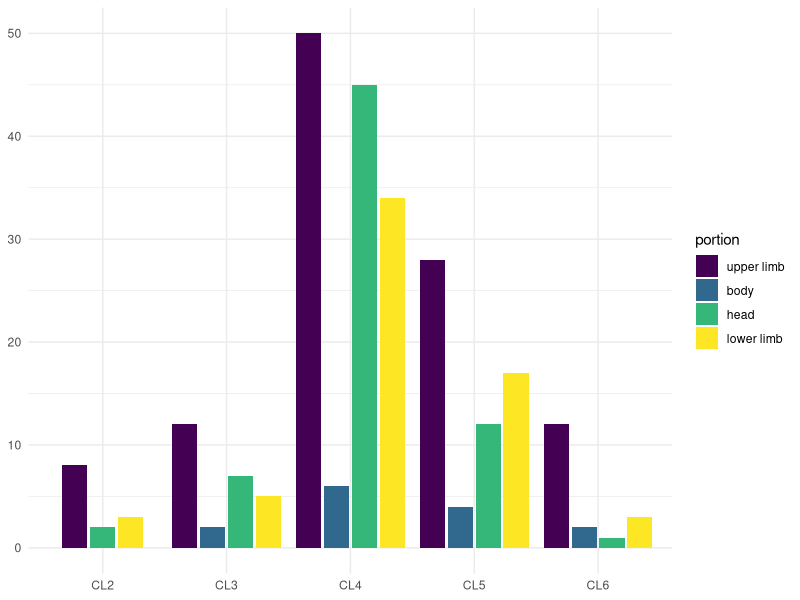
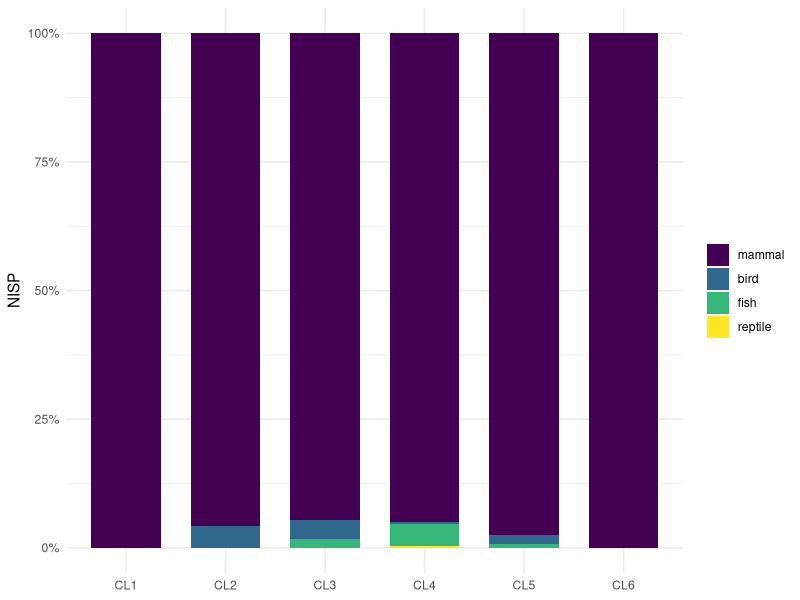
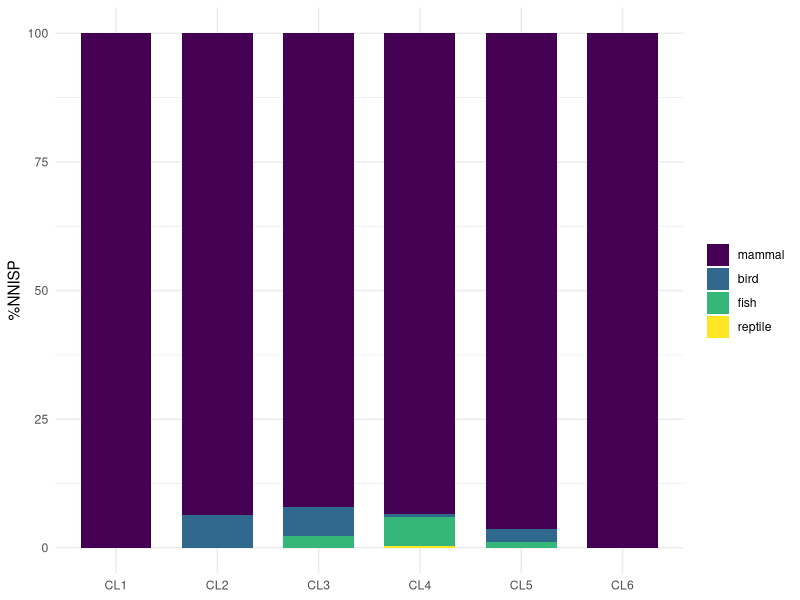
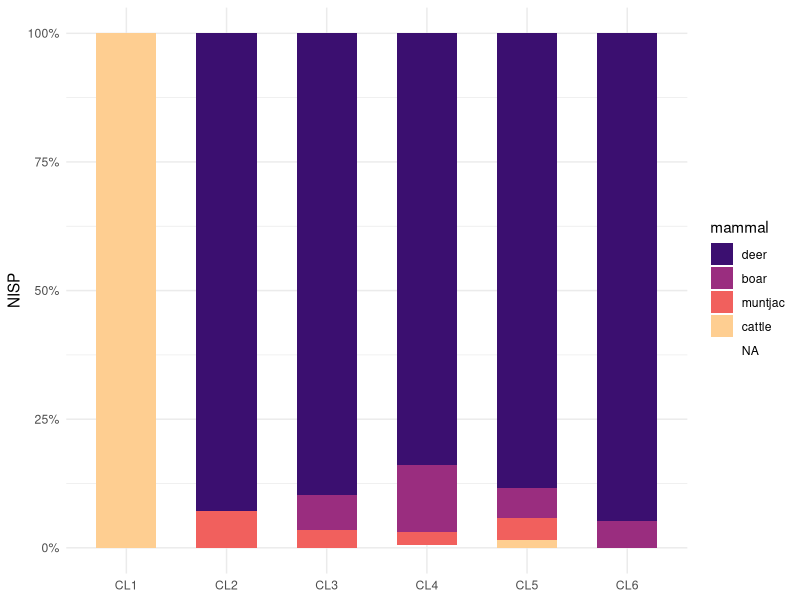
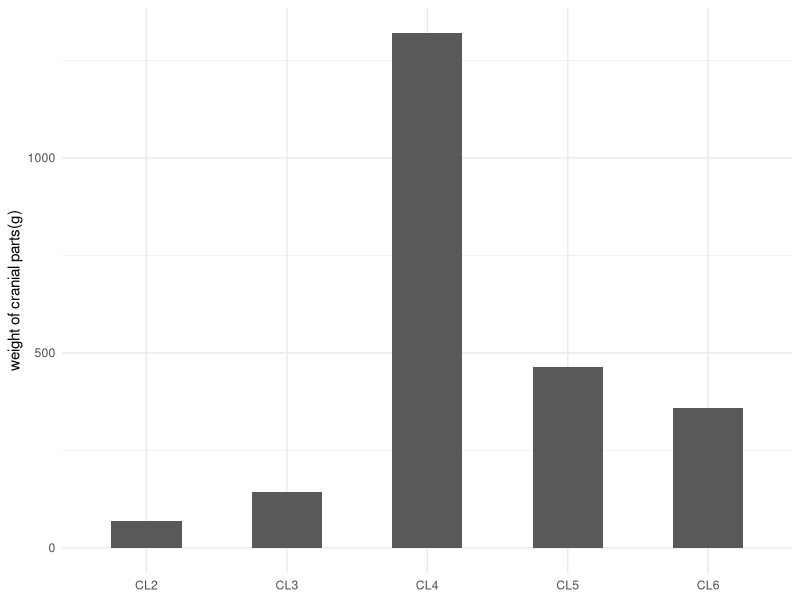

Reproduce these figures in R, in order. (Note: this script raises an error after producing the figures.)
library(tidyverse)
# read data
kwl_fauna <- readxl::read_excel(here::here("analysis","data","raw_data","KWL_faunal_P.xlsx"), sheet = 1,
                                col_types = "text")

kwl_fauna_HM <- readxl::read_excel(here::here("analysis","data","raw_data","KWL_faunal_HM.xlsx"), sheet = 1,
                                   col_types = "text")

kwl_fauna_broken <- readxl::read_excel(here::here("analysis","data","raw_data","broken_fauna.xlsx"), sheet = 1,
                                   col_types = "text")

sample_p <- readr::read_csv(here::here("analysis", "data", "raw_data", "kwl-list-of-sampling-squares.csv"))

kwl_chro_6 <- readxl::read_excel(here::here("analysis", "data", "raw_data", "KWL_chronology.xlsx"), sheet = 5)

# tidy chronological data
kwl_chro_tidy_6 <-
  kwl_chro_6 %>%
  mutate(area = str_sub(Pit, 5, 7), Pit = str_sub(Pit, 1, 4)) %>%
  mutate(area = ifelse(area == "", "ABCD", area)) %>%
  mutate(area = sapply(strsplit(area, ""), paste, collapse= ",")) %>%
  separate_rows(area) %>%
  pivot_longer(cols = starts_with("L"), names_to = "layer", values_to = "period") %>%
  mutate(layer = str_sub(layer, 2, 3)) %>%
  mutate(layer = ifelse(nchar(layer) == 1, paste0("0", layer), layer))

# combine faunal data of cultural layers and temporal sequences
fauna_sam <-
  kwl_fauna %>%
  mutate(Pit = paste(context, pit, sep = "")) %>%
  filter(Pit %in% sample_p$the_sq) %>%
  filter(componant == "上文化層" &!layer == "00") %>% #remove sc
  #filter(!str_detect(`總報告類別`, "[[:punct:]]+|[0-9]+")) %>%
  mutate(area = ifelse(is.na(area), "C", area)) %>% # assign an area to the blanks, which won't change the results
  left_join(kwl_chro_tidy_6, by = c("Pit" = "Pit", "layer" = "layer", "area" = "area"))

# combine faunal data of middens and temporal sequences
fauna_H_sam <-
  kwl_fauna_HM %>%
  select(-`空間號`, -`層   位`) %>%
  mutate(Pit = paste("P", pit, sep = "")) %>%
  filter(Pit %in% sample_p$the_sq) %>%
  filter(componant == "上文化層") %>%
  left_join(kwl_chro_tidy_6, by = c("Pit" = "Pit", "layer" = "layer", "area" = "area"))

# combine and tidy data from midden and cultural layers
fauna_combined_context <-
  rbind(fauna_sam, fauna_H_sam) %>% # combine the two datasets
  mutate(`重量(g)` = as.numeric(`重量(g)`)) %>%
  mutate(`種屬/屬類` = ifelse(is.na(`種屬/屬類`), "none", `種屬/屬類`)) %>%
  mutate(period = factor(period, levels = c("CL1","CL2","CL3","CL4","CL5","CL6"), order = T)) %>%
  mutate(category = case_when(str_detect(animal, "deer") ~ "deer",
                              str_detect(animal, "fish") ~ "fish",
                              str_detect(animal, "cattle")|str_detect(animal, "buffalo")~ "cattle",
                              animal == "aves" ~ "bird", TRUE ~ animal)) %>%
  mutate(class = case_when(str_detect(taxa, "muntjac")|str_detect(taxa, "ammal")|
                           str_detect(taxa, "erv")|str_detect(taxa, "Sus")|
                           str_detect(taxa, "Rattus")|str_detect(taxa, "Rusa")|
                           str_detect(taxa, "Bos")|str_detect(taxa, "Bubalus")~ "mammal",
                           str_detect(category, "fish") ~ "fish",
                           str_detect(category, "bird") ~ "bird", TRUE ~ "reptile")) %>%
  mutate(`部位/左右` = case_when(`部位/左右` == "Ｌ" ~ "L", `部位/左右` == "Ｒ" ~ "R", TRUE ~ `部位/左右`)) %>%
  mutate(category = fct_relevel(category, "deer","boar","muntjac","cattle","rat","bird","fish","turtle")) %>%
  mutate(cutmarks = case_when(str_detect(`人為痕跡`, "切")|str_detect(`人為痕跡`, "削")|
                              str_detect(`人為痕跡`, "砍")~ "yes", TRUE ~ "no")) %>%
  mutate(burn = case_when(str_detect(`人為痕跡`, "火")|str_detect(`人為痕跡`, "燒")~ "yes", TRUE ~ "no")) %>%
  filter(is.na(refitted)) %>% # for NISP
  filter(!`部位/名稱` %in% c("角","犄角","角?")) %>%  #not associated with diet
  filter(!`部位/名稱`== "角基部"|!is.na(`部位/左右`)) # associated with cranial parts

# taxa counts
fauna_combined_taxa <-
  fauna_combined_context %>% count(taxa) %>%
  mutate(percentage = n/sum(n))

# calculate MNI
fauna_combined_MNI <-
  fauna_combined_context %>%
  filter(!is.na(`部位/左右`)) %>%
  count(`部位/左右`, category, `部位/名稱`)

################### ubiquity ###################
# calculate the number of units for each cultural layers
kwl_unit_per_period <-
  kwl_chro_6 %>%
  mutate(all = pmap_chr(select(., -Pit, -Grid), ~toString(unique(na.omit(c(...)))))) %>%  # unite and remove duplicates
  mutate(unit = str_extract(Pit, "[A-Z]+[0-9]{3}")) %>%
  distinct(unit, .keep_all = TRUE) %>%
  mutate(CL1 = ifelse(str_detect(all, "CL1"), unit, NA)) %>%
  mutate(CL2 = ifelse(str_detect(all, "CL2"), unit, NA)) %>%
  mutate(CL3 = ifelse(str_detect(all, "CL3"), unit, NA)) %>%
  mutate(CL4 = ifelse(str_detect(all, "CL4"), unit, NA)) %>%
  mutate(CL5 = ifelse(str_detect(all, "CL5"), unit, NA)) %>%
  mutate(CL6 = ifelse(str_detect(all, "CL6"), unit, NA))

# count the units by cultural layers for later join
unit_by_period <-
  data.frame(unit_count = colSums(!is.na(kwl_unit_per_period))) %>%
  slice_tail(n = 6) %>%
  tibble::rownames_to_column("period")

# ubiquity of taxa over the 40 units by temporal sequences
fauna_ubiquity <-
  fauna_combined_context %>%
  select(Pit, layer, category, `重量(g)`, period, taxa) %>%
  count(period, Pit, category) %>%
  count(period, category) %>%
  drop_na(period, category) %>%
  left_join(unit_by_period) %>% # join the unit counts for each period
  mutate(ubiquity = paste(round(n/unit_count *100, 2), "%")) %>%
  select(-n, -unit_count) %>%
  pivot_wider(names_from = period, values_from = ubiquity) %>%
  arrange(category)

################### Taxonomic abundance ###################
# barplot I: classes of vertebrates by period (NISP)
verte_class_barplot <-
  fauna_combined_context %>%
  drop_na(period, class) %>%
  group_by(period) %>%
  mutate(class = factor(class, levels = c("mammal", "bird", "fish", "reptile"), ordered = TRUE)) %>%
  ggplot(aes(x = period, fill = class))+
  geom_bar(position = "fill", width = 0.7) + #position_dodge2(preserve = "single")
  labs(y = "NISP", x = NULL) +
  scale_y_continuous(labels = scales::percent) +
  theme_minimal() +
  theme(legend.title=element_blank())

# barplot II: classes of vertebrates by period (normed NISP across classes)
verte_class_barplot_normed <-
  fauna_combined_context %>%
  count(period, class) %>% #class
  drop_na(period, class) %>%
  mutate(NNISP = case_when(str_detect(class, "mammal") ~ n/205,
                           str_detect(class, "bird") ~ n/130,
                           str_detect(class, "fish") ~ n/150,
                           str_detect(class, "reptile") ~ n/200)) %>%
  mutate(class = factor(class, levels = c("mammal", "bird", "fish", "reptile"), ordered = TRUE)) %>%
  group_by(period) %>%
  summarise(total_per_period = sum(NNISP), across()) %>%
  mutate(`%NNISP` = (NNISP/total_per_period)*100) %>%
  ggplot(aes(x = period, y = `%NNISP`))+
  geom_bar(stat = "identity", aes(fill = class), width = 0.7) +
  labs(y = "%NNISP", x = NULL) +
  theme_minimal() +
  theme(legend.title=element_blank())

# barplot III: relative abundance of mammals by period
library(viridis)
verte_mammal_barplot <-
  fauna_combined_context %>%
  filter(class == "mammal" &!category == "rat") %>%
  drop_na(period, category) %>% # remove category to get absolute abundance
  mutate(category = factor(category, levels = c("deer", "boar", "muntjac", "cattle"), ordered = TRUE)) %>%
  ggplot(aes(x = period, fill = category))+
  geom_bar(position = "fill", width = 0.6) +
  labs(y = "NISP", x = NULL) +
  scale_y_continuous(labels = scales::percent) +
  theme_minimal() +
  scale_fill_viridis_d(option="magma", begin = 0.2, end = 0.9,) +
  guides(fill= guide_legend(title="mammal"))

#ggsave(here::here("analysis", "figures", ".png"), h = 3, w =5, units = "in")

################### Skeletal part ###################
fauna_deer_only <-
  fauna_combined_context %>%
  filter(category %in% c("deer") & !is.na(period))

deer_elements <-
  fauna_deer_only %>%
  filter(!is.na(`部位/名稱`)) %>%
  count(`部位/名稱`) #distinct

fauna_deer_portion <-
  fauna_deer_only %>%
  mutate(portion = case_when(
    `部位/名稱` %in% c("胸椎","腰椎","頸椎","第二頸椎","脊椎","肋骨","薦骨","胸骨") ~ "mid-meaty\n(body)",
    `部位/名稱` %in% c("肩胛骨","肱骨","尺骨","橈骨","脛骨","髖骨","股骨","肱或股骨","上肢骨") ~ "meaty\n(upper limb)",
    `部位/名稱` %in% c("掌骨","掌骨或蹠骨","蹠骨","跗骨","趾骨","腕骨","跟骨","astragalus","第1趾骨","第2趾骨","第3趾骨") ~ "non-meaty\n(lower limb)",
    `部位/名稱` %in% c("上顎骨","上顎及齒","上顎齒","下顎及齒","下顎骨","下顎齒","臼齒","枕骨","頭骨",
                       "顱骨","齒","角基部") ~ "non-meaty\n(cranial parts)"))

weight_head <-
fauna_deer_portion %>%
  mutate(`重量(g)` = as.numeric(`重量(g)`)) %>%
  filter(portion == "non-meaty\n(cranial parts)") %>%
  group_by(period) %>%
  summarise(weight = sum(`重量(g)`, na.rm = T)) %>%
  filter(!is.na(period)) %>%
  ggplot(aes(x= period, y=weight,  width=0.5)) +
  geom_bar(stat="identity")+
  labs(x= NULL, y= "weight of cranial parts(g)") +
  theme_minimal()

deer_portion_plot <-
  fauna_deer_portion %>%
  select(period, portion, animal) %>%
  drop_na() %>%
  count(period, portion) %>%
  mutate(period = factor(period, levels = c("CL1","CL2","CL3","CL4","CL5","CL6"))) %>% #ordered = TRUE
  ggplot(aes(period, n, fill = portion)) + #fill = portion
  geom_bar(stat = "identity",
           position = position_dodge2(preserve = "single"), widtg = 0.6) + #stat = "identity", position = "fill"
  #facet_wrap(~taxa) +
  labs(x = NULL, y = NULL) +
  guides(fill= guide_legend(title="portion"))+
  scale_fill_viridis_d(labels=c('upper limb', 'body', 'head','lower limb'))+
  #scale_fill_discrete(breaks=c("body\n(mid-meaty)", "upper limb\n(meaty)", "lower limb\n(meaty)","cranial elements(none-meaty)")) +
  theme_minimal()

#ggsave(here::here("analysis", "figures", "talk-fauna-2.png"), h = 4, w =4, units = "in")

library(cowplot)
plot_grid(fauna_mammal_barplot, deer_portion_plot,
          labels = c('A', 'B'), rel_widths = c(1.3, 1), label_size = 12)

#ggsave(here::here("analysis", "figures", "talk-fauna.png"), h = 4, w =9, units = "in")

################### fragmentation #######################
# calculate MNE
deer_MNE <-
  fauna_deer_only  %>%
  filter(!is.na(`部位/左右`)&is.na(overlap)) %>% #remove overlapped fragments
  count(period,`部位/左右`,`部位/名稱`,`部位/位置`) %>%
  group_by(period) %>%
  summarise(MNE = sum(n), across())

deer_NISP <-
  fauna_deer_only %>%
  count(period) %>%
  rename(NISP = n)

frag_index <-
  left_join(deer_MNE, deer_NISP) %>%
  mutate(index = MNE/NISP)

# broken bones(all taxa)
fauna_broken <-
  kwl_fauna_broken %>%
  mutate(Pit = paste(context,pit, sep = "")) %>%
  filter(Pit %in% sample_p$the_sq) %>%
  filter(!layer == "00") %>% #remove sc
  mutate(area = ifelse(is.na(section), "A", section)) %>%
  mutate(`重量(g)` = as.numeric(`重量(g)`)) %>%
  left_join(kwl_chro_tidy_6) %>%
         #   by = c("Pit" = "Pit", "layer" = "layer", "area" = "area")) %>%
  group_by(period) %>%
  summarise(weight = sum(`重量(g)`)) %>%
  filter(!is.na(period))

fauna_broken_plot <-
  fauna_broken %>%
  mutate(period = factor(period, levels = c("CL1","CL2","CL3","CL4","CL5","CL6"), order = T)) %>%
  ggplot(aes(x= period, y=weight,  width=0.5)) +
  geom_bar(stat="identity")+
  labs(x= NULL, y = "weight(g)") +
  #scale_y_continuous(breaks = seq(0, 90, by = 10)) +
  theme_minimal()

#ggsave(here::here("analysis", "figures", "talk-fauna-6.png"), h = 2, w =4, units = "in")

################### Cutmarks ###################
# count cutmarks throughout all taxa
fauna_total_cut <-
  fauna_combined_context %>%
  group_by(taxa, period, cutmarks) %>%
  count() %>%
  rename(`NISP with cutmarks` = n) %>%
  drop_na(period, taxa, cutmarks)

# cutmarks on deer bones
fauna_deer_joints <-
  fauna_deer_portion  %>%
  mutate(joint = case_when(`部位/名稱` %in% c( "肩胛骨") ~ "shoulder",
                             `部位/名稱` %in% c("橈骨","尺骨","肱骨") ~ "elbow",
                             `部位/名稱` %in% c("掌骨","腕骨") ~ "wrist", #"掌骨或蹠骨"
                             `部位/名稱` %in% c("髖骨","股骨","薦骨") ~ "hip",
                             `部位/名稱` %in% c("脛骨") ~ "knee",
                             `部位/名稱` %in% c("蹠骨", "跟骨", "附骨", "astragalus") ~ "ankle")) #"蹠骨(或掌骨)"

# deer joints with cutmarks
fauna_deer_cut <-
  fauna_deer_joints %>%
  filter(cutmarks == "yes") %>%
  group_by(period, joint, cutmarks) %>%
  count() %>%
  rename(`NISP with cutmarks` = n) %>%
  drop_na()

# deer bones by portion in total
fauna_deer_NNISP <-
  fauna_deer_joints %>%
  group_by(period, joint) %>%
  count() %>%
  left_join(fauna_deer_cut) %>%
  rename(NISP = n) %>%
  drop_na() %>%
  #mutate_all(funs(ifelse(is.na(.), 0, .))) %>%
  mutate(proportion = round(`NISP with cutmarks`/NISP, 2), NNISP = NISP/2) %>%
  group_by(period) %>%
  mutate(`%NNISP` = round(NNISP/sum(NNISP), 2)) %>%
  mutate(cut_percent = `%NNISP` * proportion)

# plot
deer_cut <-
  ggplot(fauna_deer_NNISP, aes(x = period, y = proportion,
         fill = factor(joint, levels = (c("shoulder","elbow","wrist","hip","knee","ankle"))))) +
  geom_bar(stat = "identity", position = position_dodge2(preserve = "single")) +
  scale_color_discrete(breaks=c("CL1", "CL2", "CL3", "CL4", "CL5", "CL6")) +
  labs(x = NULL, y = "joints with cutmarks (%NNISP)") +
  guides(fill= guide_legend(title="joints"))+
  scale_fill_viridis_d(labels=c("shoulder","elbow","wrist","hip","knee","ankle")) +
  theme_minimal()
  #theme(legend.position = "none")

ggsave(here::here("analysis", "figures", "talk-fauna-3.png"), h = 4, w =4.5, units = "in")

# t-test (for two groups only)
res <- t.test(cut_percent ~ period, data = fauna_deer_NNISP)

################### Cutmarks related to skinning ###################
# Skeletal elements related to skinning
deerskin_portion <-
  fauna_deer_only %>%
  mutate(skinning_cut = case_when(str_detect(.$`部位/名稱`, "掌骨")|
                                  str_detect(.$`部位/名稱`, "蹠骨") ~ "metapodials",
                                  str_detect(.$`部位/名稱`, "腕骨")|
                                  str_detect(.$`部位/名稱`, "跗骨") ~ "carpal/tarsal",
                                  str_detect(.$`部位/名稱`, "趾骨") ~ "phalanges",
                                  str_detect(.$`部位/名稱`, "頸椎")|
                                  str_detect(.$`部位/名稱`, "枕骨")|
                                  str_detect(.$`部位/名稱`, "薦骨") ~ "neck/tail regions",
                                  TRUE ~ "others"))
  #filter(!`人為痕跡` %in% c("火燒"))

# NISP for skeletal elements related to skinning
deerskin_portion_NISP <-
  deerskin_portion %>%
  filter(!skinning_cut == "others") %>%
  group_by(period, skinning_cut) %>%
  count() %>%
  rename(NISP_skin_bone = n) %>%
  drop_na()

# plot bones associated with hide removal processes
deer_skinning_related <-
  deerskin_portion_NISP %>%
  ggplot(aes(x = period, y = NISP_skin_bone , fill = skinning_cut)) +
  scale_color_discrete(breaks=c("CL1", "CL2", "CL3", "CL4", "CL5", "CL6")) +
  geom_bar(stat = "identity", position = position_dodge2(preserve = "single")) +
  labs(x = NULL, y = "NISP") +
  scale_fill_viridis_d(labels=c('carpal/\ntarsal', 'metapodials', 'phalanges','neck/\ntail regions')) +
  theme_minimal()

# NISP with circular and straight cutmarks
deerskin_portion_NISP_cut <-
  deerskin_portion %>%
  filter(str_detect(`人為痕跡`, "切")) %>%
  group_by(period, skinning_cut) %>%
  count() %>%
  left_join(deerskin_portion_NISP) %>%
  drop_na() %>%
  mutate(proportion = n/NISP_skin_bone)

# plot the proportion of skinning bones with cutmarks
deer_cut_skinning <-
  deerskin_portion_NISP_cut %>%
  ggplot(aes(x = period, y = proportion , fill = skinning_cut)) +
  scale_color_discrete(breaks=c("CL1", "CL2", "CL3", "CL4", "CL5", "CL6")) +
  geom_bar(stat = "identity", position = position_dodge2(preserve = "single")) +
  labs(x = NULL, y = "%NISP") +
  scale_fill_viridis_d(labels=c('carpal/\ntarsal', 'metapodials', 'phalanges','neck/\ntail regions')) +
  theme_minimal()

ggsave(here::here("analysis", "figures", "talk-fauna-5.png"), h = 3, w =5, units = "in")

# combine
plot_grid(deer_cut, deer_cut_skinning,
          labels = c('A', 'B'), rel_widths = c(1, 1.55), label_size = 12)

ggsave(here::here("analysis", "figures", "deer-cut.png"), h = 4, w =8, units = "in")

# t-test
res <- t.test(cut_percent ~ period, data = fauna_deer_skin_NNISP)

###############modification################
# burn bones
burnbone_deer <-
  fauna_deer_only %>%
  filter(str_detect(`人為痕跡`, "燒")) %>%
  count(period) %>%
  rename(burn = n)

# bones with cutmarks
cutmarks_deer <-
  fauna_deer_only %>%
  filter(cutmarks == "yes") %>%
  count(period) %>%
  rename(cutmarks = n)

# NISP per period
fauna_deer_only_NISP <-
  fauna_deer_only %>%
  count(period) %>%
  rename(NISP = n)

# join
deer_modify<-
  fauna_deer_only_NISP %>%
  left_join(cutmarks_deer) %>%
  left_join(burnbone_deer)
